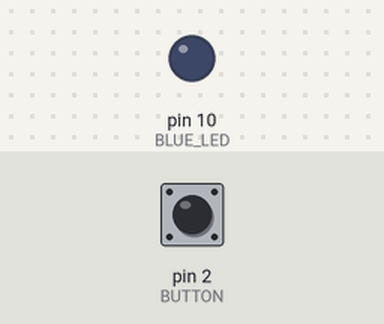
Recording of a sketch running on a simulated Arduino Uno, built with avr-gcc and run on an emulated ATmega328P. Shown: output pins drawn as LEDs (lit = HIGH). The test bench sets the inputs (shaded band); at power-on: pin 2 (BUTTON) HIGH. Sleep ends after the set time or at an interrupt; what the sketch prints to the serial monitor is not drawn.

Above: at 5.0 s.
5.1 s: pin 2 (BUTTON) pulled LOW for 0.15 s
Timing chart, 0 to 14.2 s (numbered marks = the images above; inputs shaded):
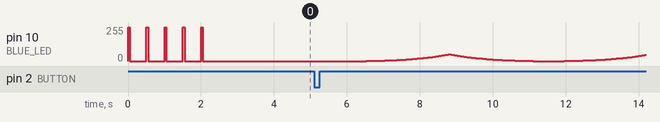

The sketch:

Sleep-Breathing-Light.ino
```cpp
// (licence header left out)
#include "App.h"

App app;

void setup() {
  Serial.begin(115200);
  while (!Serial) ;

  Serial.println(F("Setup..."));
  app.setup();
}

void loop() {
  Serial.print(millis());
  Serial.println(F(": Loop..."));
  app.loop();
}
```

App.h
```cpp
// (licence header left out)
#pragma once

#include <Arduino.h>
#include <avr/sleep.h>

class App {
public:
  App() {}

  void setup() {
    pinMode(BLUE_LED, OUTPUT);
    pinMode(BUTTON, INPUT_PULLUP);

/*
// Set Timer 1 : fast PWM
    DDRB  |= _BV(PB1) | _BV(PB2);       // set pins as outputs
    OCR1A = 0;
    TCCR1A = _BV(COM1A1) | _BV(COM1B1)  // non-inverting PWM
            | _BV(WGM11);                 // mode 14: fast PWM, TOP=ICR1
    TCCR1B = _BV(WGM13) | _BV(WGM12)
            | _BV(CS11);                  // prescaler 1
    ICR1 = 256;                         // TOP counter value
*/


    const unsigned vBat = getVoltage();
    if (vBat < 2500) flash(1);
    else flash(vBat / 1000);
    delay(1000);

    attachInterrupt(0, App::wakeUpNow, CHANGE);   // INT0 = PD2 = D2
    App::push = 0;
    sleepNow();
  }

  void loop() {

    delay(1000);
    Serial.print("Start ");
    Serial.println(App::push);

// Impaire = pression longue sans relachement
    if (App::push % 2 == 1) {
      while (App::push % 2) { // Attendre relachement et mettre en veille.
        App::push = 0;
        sleepNow();
        return;
      }
    } else if (App::push > 4) { // plus de 2 pressions avec relachement
      App::push = 0;
      sleepNow();
      return;
    }

    const unsigned long duree = (App::push == 2 ? 5 * 60 : 10 * 60) * 1000UL; // 5 ou 10 min en ms

// Début d'un cycle
    App::push = 0;
    const unsigned long start = millis();
    unsigned long now = 0;
    do {
      Serial.print(now - start);
      Serial.print(" - ");
      Serial.println(duree);

      for (byte i = 0; i < 64; ++i) {
        analogWrite(BLUE_LED, lum<63,50>(i));
        if (App::push > 0) {
          digitalWrite(BLUE_LED, LOW);
          return;
        }
        now = millis();
        delay((60000ULL * duree) / (11 * duree - 5 * (now - start)) / 128);
      }
      for (byte i = 0; i < 64; ++i) {
        analogWrite(BLUE_LED, lum<63,50>(63 - i));
        if (App::push > 0) {
          digitalWrite(BLUE_LED, LOW);
          return;
        }
        now = millis();
        delay((60000ULL * duree) / (11 * duree - 5 * (now - start)) / 128);
      }
    } while(now - start < duree);
    App::push = 0;
    sleepNow();
  }

protected:
  void flash(const int n) const {
    for (int i = 0 ; i < n; ++i) {
      digitalWrite(BLUE_LED, HIGH);
      delay(50);
      digitalWrite(BLUE_LED, LOW);
      delay(450);
    }
  }

  void eclairer(const unsigned val) {
    DDRB  |= _BV(PB1) | _BV(PB2);       /* set pins as outputs */

    OCR1A = val;
    OCR1B = val;
  }

  unsigned getVoltage() const {
    ADCSRA |= _BV(ADEN);  // Enable ADC
    ADMUX =  0b01001110;  //  vref = AVcc ; analog input = 1.1V (VBG)
    delayMicroseconds(500); // after Vref change
    ADCSRA |= _BV(ADSC);  // This starts the conversion.
/* This is an idle loop that just wait around until the conversion
 * is finished.  It constantly checks ADCSRA's ADSC bit, which we just
 * set above, to see if it is still set.  This bit is automatically
 * reset (zeroed) when the conversion is ready so if we do this in
 * a loop the loop will just go until the conversion is ready. */
    while ( (ADCSRA & _BV(ADSC)) );
    ADCSRA &= !_BV(ADEN);  // Disable ADC
    return (1100UL * 1023 / ADC);     // AVcc = Vbg/ADC*1023 = 1.1V*1023/ADC
  }

/**
 * Calcule la luminosité sur une echelle de [0..L] à donner à la LED suivant Brillance attendue [0..B].
 */
  template <unsigned B, unsigned L>
  unsigned lum(const unsigned b) const {
    if (b * 25 <= 2 * B) { // b <= 8.B/100
      return 1000UL * L * b / (9033UL * B);
    } else {
      const unsigned long n = 100 * b + (16 * B);
      return (1ULL * L) * n * n * n / (1560896ULL * B * B * B);
    }
  }

  void sleepNow() {
    /* Now is the time to set the sleep mode. In the Atmega8 datasheet
     * http://www.atmel.com/dyn/resources/prod_documents/doc2486.pdf on page 35
     * there is a list of sleep modes which explains which clocks and
     * wake up sources are available in which sleep mode.
     *
     * In the avr/sleep.h file, the call names of these sleep modes are to be found:
     *
     * The 5 different modes are:
     *     SLEEP_MODE_IDLE         -the least power savings
     *     SLEEP_MODE_ADC
     *     SLEEP_MODE_PWR_SAVE
     *     SLEEP_MODE_STANDBY
     *     SLEEP_MODE_PWR_DOWN     -the most power savings
     *
     * For now, we want as much power savings as possible, so we
     * choose the according
     * sleep mode: SLEEP_MODE_PWR_DOWN
     *
     */
    set_sleep_mode(SLEEP_MODE_PWR_DOWN);   // sleep mode is set here

    sleep_enable();          // enables the sleep bit in the mcucr register
                             // so sleep is possible. just a safety pin

    /* Now it is time to enable an interrupt. We do it here so an
     * accidentally pushed interrupt button doesn't interrupt
     * our running program. if you want to be able to run
     * interrupt code besides the sleep function, place it in
     * setup() for example.
     *
     * In the function call attachInterrupt(A, B, C)
     * A   can be either 0 or 1 for interrupts on pin 2 or 3.
     *
     * B   Name of a function you want to execute at interrupt for A.
     *
     * C   Trigger mode of the interrupt pin. can be:
     *             LOW        a low level triggers
     *             CHANGE     a change in level triggers
     *             RISING     a rising edge of a level triggers
     *             FALLING    a falling edge of a level triggers
     *
     * In all but the IDLE sleep modes only LOW can be used.
     */

//    attachInterrupt(0,wakeUpNow, CHANGE); // use interrupt 0 (pin 2) and run function
                                       // wakeUpNow when pin 2 gets LOW

    sleep_mode();            // here the device is actually put to sleep!!
                             // THE PROGRAM CONTINUES FROM HERE AFTER WAKING UP

    sleep_disable();         // first thing after waking from sleep:
                             // disable sleep...
//    detachInterrupt(0);      // disables interrupt 0 on pin 2 so the
                             // wakeUpNow code will not be executed
                             // during normal running time.

//    attachInterrupt(0,wakeUpNow, CHANGE); // use interrupt 0 (pin 2) and run function
  }

  inline static void wakeUpNow() {
    const unsigned long now = micros();
    if (App::when + 1000 < now) ++App::push;  // Prise en compte si plus de 10ms.
    App::when = now;
  }

private:
  static volatile int push;
  static volatile unsigned long when;

  enum {
    BLUE_LED = 10,  // 9 ou 10 = Timer1 16 bits.
    BUTTON = 2      // PD2 = INT0 /!\ Nécessaire pour réveiller le ATMega328.
  };

};

volatile int App::push = 0;
volatile unsigned long App::when = 0;
```
